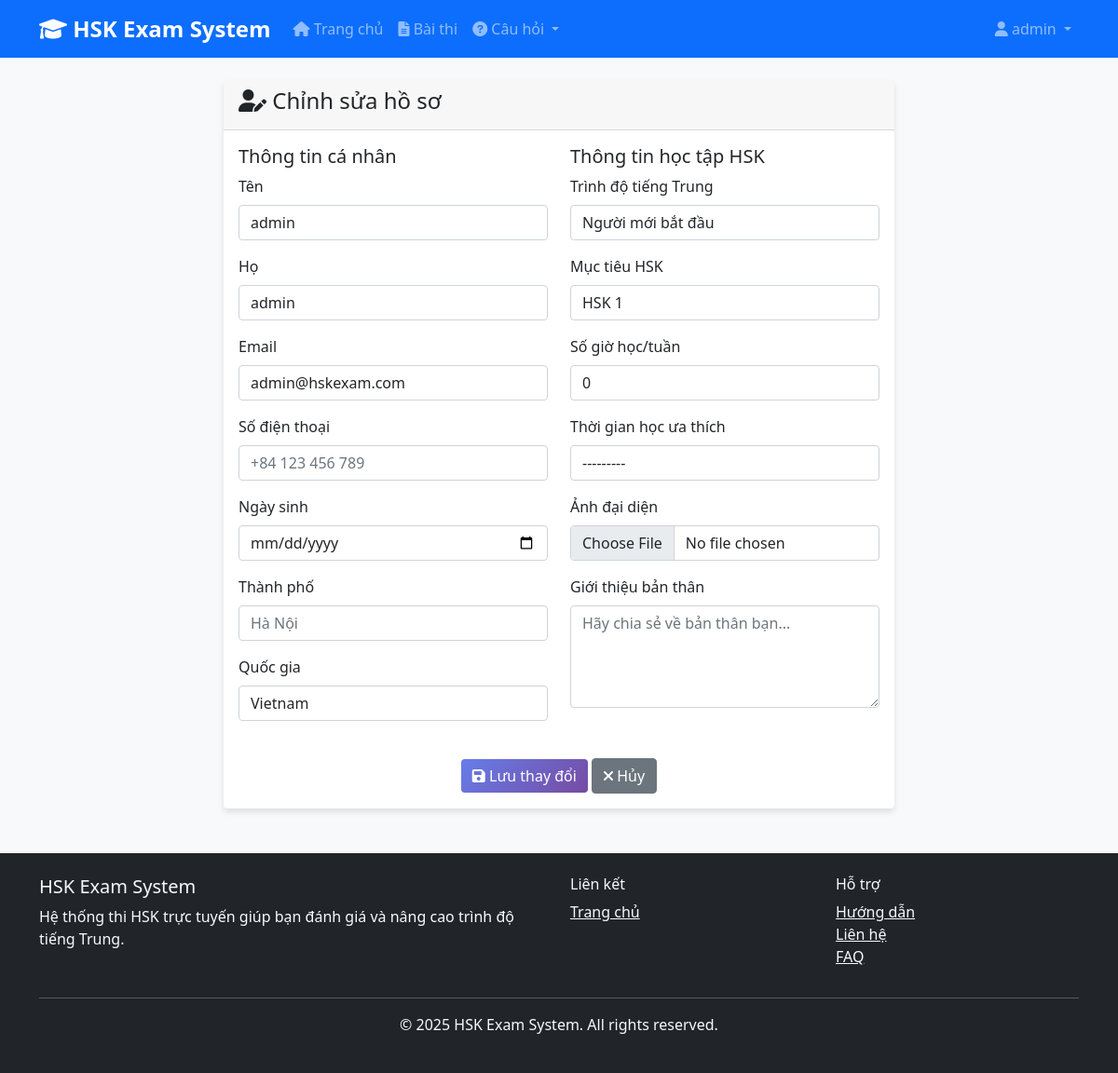
Page /accounts/profile/edit/ (signed in) on the committed database.
### apps/accounts/models.py (models this page shows, shortened)
class CustomUser(AbstractUser):
    email = models.EmailField(
        unique=True,
        verbose_name='Email',
        help_text='Email address used for login and communications'
    )
    phone_number = models.CharField(
        max_length=20,
        blank=True,
        verbose_name='Số điện thoại',
        help_text='Optional phone number for contact'
    )
    is_verified = models.BooleanField(
        default=False,
        verbose_name='Đã xác thực',
        help_text='Whether the user has verified their email address'
    )
    USERNAME_FIELD = 'email'
    REQUIRED_FIELDS = ['username', 'first_name', 'last_name']
    class Meta:
        verbose_name = 'Người dùng'
        verbose_name_plural = 'Người dùng'
        db_table = 'accounts_customuser'
        ordering = ['last_name', 'first_name']

class Profile(TimeStampedModel):
    user = models.OneToOneField(
        CustomUser,
        on_delete=models.CASCADE,
        related_name='profile',
        verbose_name='Người dùng'
    )
    date_of_birth = models.DateField(
        null=True,
        blank=True,
        verbose_name='Ngày sinh',
        help_text='Birth date for age-appropriate content and statistics'
    )
    phone_number = models.CharField(
        max_length=20,
        blank=True,
        verbose_name='Số điện thoại',
        help_text='Contact phone number'
    )
    bio = models.TextField(
        max_length=500,
        blank=True,
        verbose_name='Giới thiệu bản thân',
        help_text='Brief introduction about yourself (max 500 characters)'
    )
    avatar = models.ImageField(
        upload_to='avatars/',
        null=True,
        blank=True,
        verbose_name='Ảnh đại diện',
        help_text='Profile picture'
    )
    CHINESE_LEVEL_CHOICES = [
        ('beginner', 'Người mới bắt đầu'),
        ('elementary', 'Sơ cấp'),
        ('intermediate', 'Trung cấp'),
        ('advanced', 'Nâng cao'),
    ]
    chinese_level = models.CharField(
        max_length=20,
        choices=CHINESE_LEVEL_CHOICES,
        default='beginner',
        verbose_name='Trình độ tiếng Trung hiện tại',
        help_text='Current Chinese language proficiency level'
    )
    HSK_LEVEL_CHOICES = [(i, f'HSK {i}') for i in range(1, 7)]
    target_hsk_level = models.IntegerField(
        choices=HSK_LEVEL_CHOICES,
        default=1,
        validators=[MinValueValidator(1), MaxValueValidator(6)],
        verbose_name='Mục tiêu HSK',
        help_text='Target HSK level to achieve'
    )
    study_hours_per_week = models.IntegerField(
        default=0,
        validators=[MinValueValidator(0), MaxValueValidator(168)],
        verbose_name='Số giờ học/tuần',
        help_text='Number of study hours per week (0-168)'
    )
    city = models.CharField(
        max_length=100,
        blank=True,
        verbose_name='Thành phố',
        help_text='Current city of residence'
    )
    country = models.CharField(
        max_length=100,
        blank=True,
        verbose_name='Quốc gia',
        default='Vietnam',
        help_text='Country of residence'
    )
    STUDY_TIME_CHOICES = [
        ('morning', 'Buổi sáng (6:00 - 12:00)'),
        ('afternoon', 'Buổi chiều (12:00 - 18:00)'),
        ('evening', 'Buổi tối (18:00 - 22:00)'),
        ('night', 'Buổi đêm (22:00 - 6:00)'),
    ]
    preferred_study_time = models.CharField(
        max_length=20,
        choices=STUDY_TIME_CHOICES,
        blank=True,
        verbose_name='Thời gian học ưa thích',
        help_text='Preferred time of day for studying'
    )
    class Meta:
        verbose_name = 'Hồ sơ người dùng'
        verbose_name_plural = 'Hồ sơ người dùng'
        db_table = 'accounts_profile'
    @property
    def age(self):
        """Calculate and return user's age."""
        if not self.date_of_birth:
            return None
        from datetime import date
        today = date.today()
        return today.year - self.date_of_birth.year - (
            (today.month, today.day) < (self.date_of_birth.month, self.date_of_birth.day)
        )

### apps/accounts/views.py (the view, shortened to what this page needs)
# urls.py: path('profile/edit/', views.ProfileEditView.as_view(), name='profile_edit'),
class ProfileEditView(LoginRequiredMixin, UpdateView):
    model = Profile
    form_class = ProfileForm
    template_name = 'accounts/profile_edit.html'
    success_url = reverse_lazy('accounts:dashboard')
    def get_object(self):
        return self.request.user.profile
    def get_context_data(self, **kwargs):
        context = super().get_context_data(**kwargs)
        if self.request.POST:
            context['user_form'] = UserForm(self.request.POST, instance=self.request.user)
            context['profile_form'] = context['form']  # Use the form from parent class
        else:
            context['user_form'] = UserForm(instance=self.request.user)
            context['profile_form'] = context['form']  # Use the form from parent class
        return context

### apps/accounts/forms.py
class UserForm(forms.ModelForm):
    class Meta:
        model = User
        fields = ['first_name', 'last_name', 'email', 'phone_number']
        widgets = {
            'first_name': forms.TextInput(attrs={'class': 'form-control'}),
            'last_name': forms.TextInput(attrs={'class': 'form-control'}),
            'email': forms.EmailInput(attrs={'class': 'form-control'}),
            'phone_number': forms.TextInput(attrs={'class': 'form-control'}),
        }
    def __init__(self, *args, **kwargs):
        super().__init__(*args, **kwargs)
        self.helper = FormHelper()
        self.helper.layout = Layout(
            Row(
                Column('first_name', css_class='form-group col-md-6 mb-0'),
                Column('last_name', css_class='form-group col-md-6 mb-0'),
                css_class='form-row'
            ),
            'email',
            'phone_number',
            ButtonHolder(
                Submit('submit', 'Cập nhật thông tin', css_class='btn btn-primary btn-lg')
            )
        )

### templates/accounts/profile_edit.html (shortened to what this page needs)
{% extends 'base.html' %}
{% block content %}
<div class="container mt-4">
    <div class="row justify-content-center">
        <div class="col-md-8">
            <div class="card">
                <div class="card-header">
                    <h4><i class="fas fa-user-edit"></i> Chỉnh sửa hồ sơ</h4>
                </div>
                <div class="card-body">
                    <form method="post" enctype="multipart/form-data">
                        <div class="row">
                            <div class="col-md-6">
                                <h5>Thông tin cá nhân</h5>
                                <div class="form-group mb-3">
                                    <label for="{{ user_form.first_name.id_for_label }}" class="form-label">Tên</label>
                                    {{ user_form.first_name }}
                                </div>
                                <div class="form-group mb-3">
                                    <label for="{{ user_form.last_name.id_for_label }}" class="form-label">Họ</label>
                                    {{ user_form.last_name }}
                                </div>
                                <div class="form-group mb-3">
                                    <label for="{{ user_form.email.id_for_label }}" class="form-label">Email</label>
                                    {{ user_form.email }}
                                </div>
                                <div class="form-group mb-3">
                                    <label for="{{ profile_form.phone_number.id_for_label }}" class="form-label">Số điện thoại</label>
                                    {{ profile_form.phone_number }}
                                </div>
                                <div class="form-group mb-3">
                                    <label for="{{ profile_form.date_of_birth.id_for_label }}" class="form-label">Ngày sinh</label>
                                    {{ profile_form.date_of_birth }}
                                </div>
                                <div class="form-group mb-3">
                                    <label for="{{ profile_form.city.id_for_label }}" class="form-label">Thành phố</label>
                                    {{ profile_form.city }}
                                </div>
                                <div class="form-group mb-3">
                                    <label for="{{ profile_form.country.id_for_label }}" class="form-label">Quốc gia</label>
                                    {{ profile_form.country }}
                                </div>
                            </div>
                            <div class="col-md-6">
                                <h5>Thông tin học tập HSK</h5>
                                <div class="form-group mb-3">
                                    <label for="{{ profile_form.chinese_level.id_for_label }}" class="form-label">Trình độ tiếng Trung</label>
                                    {{ profile_form.chinese_level }}
                                </div>
                                <div class="form-group mb-3">
                                    <label for="{{ profile_form.target_hsk_level.id_for_label }}" class="form-label">Mục tiêu HSK</label>
                                    {{ profile_form.target_hsk_level }}
                                </div>
                                <div class="form-group mb-3">
                                    <label for="{{ profile_form.study_hours_per_week.id_for_label }}" class="form-label">Số giờ học/tuần</label>
                                    {{ profile_form.study_hours_per_week }}
                                </div>
                                <div class="form-group mb-3">
                                    <label for="{{ profile_form.preferred_study_time.id_for_label }}" class="form-label">Thời gian học ưa thích</label>
                                    {{ profile_form.preferred_study_time }}
                                </div>
                                <div class="form-group mb-3">
                                    <label for="{{ profile_form.avatar.id_for_label }}" class="form-label">Ảnh đại diện</label>
                                    {{ profile_form.avatar }}
                                </div>
                                <div class="form-group mb-3">
                                    <label for="{{ profile_form.bio.id_for_label }}" class="form-label">Giới thiệu bản thân</label>
                                    {{ profile_form.bio }}
                                </div>
                            </div>
                        </div>
                        <div class="text-center mt-4">
                            <button type="submit" class="btn btn-primary">
                                <i class="fas fa-save"></i> Lưu thay đổi
                            </button>
                            <a href="{% url 'accounts:dashboard' %}" class="btn btn-secondary">
                                <i class="fas fa-times"></i> Hủy
                            </a>
                        </div>
                    </form>
                </div>
            </div>
        </div>
    </div>
</div>
{% endblock %}

### templates/includes/navbar.html (shortened to what this page needs)
<nav class="navbar navbar-expand-lg navbar-dark bg-primary">
  <div class="container">
    <a class="navbar-brand" href="{% url 'home' %}">
      <i class="fas fa-graduation-cap"></i> HSK Exam System
    </a>
    <div class="collapse navbar-collapse" id="navbarNav">
      <ul class="navbar-nav me-auto">
        <li class="nav-item">
          <a class="nav-link" href="{% url 'home' %}">
            <i class="fas fa-home"></i> Trang chủ
          </a>
        </li>
        {% if user.is_authenticated %}
        <li class="nav-item">
          <a class="nav-link" href="{% url 'exams:list' %}">
            <i class="fas fa-file-alt"></i> Bài thi
          </a>
        </li>
        {% if user.is_staff %}
        <li class="nav-item dropdown">
          <a
            class="nav-link dropdown-toggle"
            href="#"
            id="questionsDropdown"
            role="button"
            data-bs-toggle="dropdown"
          >
            <i class="fas fa-question-circle"></i> Câu hỏi
          </a>
        </li>        {% endif %}
        {% endif %}
      </ul>
      <ul class="navbar-nav">
        {% if user.is_authenticated %}
        <li class="nav-item dropdown">
          <a
            class="nav-link dropdown-toggle"
            href="#"
            id="navbarDropdown"
            role="button"
            data-bs-toggle="dropdown"
          >
            <i class="fas fa-user"></i> {{ user.username }}
          </a>
        </li>
        {% endif %}
      </ul>
    </div>
  </div>
</nav>

### static/css/style.css (style rules this page uses)
body { font-family: 'Segoe UI', Tahoma, Geneva, Verdana, sans-serif; background-color: #f8f9fa; }
.navbar { z-index: 1050 !important; }
.navbar-brand { font-weight: bold; font-size: 1.5rem; }
.navbar-collapse { z-index: 1055 !important; }
.card { box-shadow: 0 4px 6px rgba(0, 0, 0, 0.1); border: none; transition: transform 0.2s; }
.btn-primary { background: linear-gradient(135deg, #667eea 0%, #764ba2 100%); border: none; }
.navbar { z-index: 1030; }

### rows in the picture
CustomUser: username "admin", first_name "admin", last_name "admin", email "admin@hskexam.com"
Profile: country "Vietnam", chinese_level "Người mới bắt đầu", target_hsk_level "HSK 1", study_hours_per_week "0", preferred_study_time "---------"
